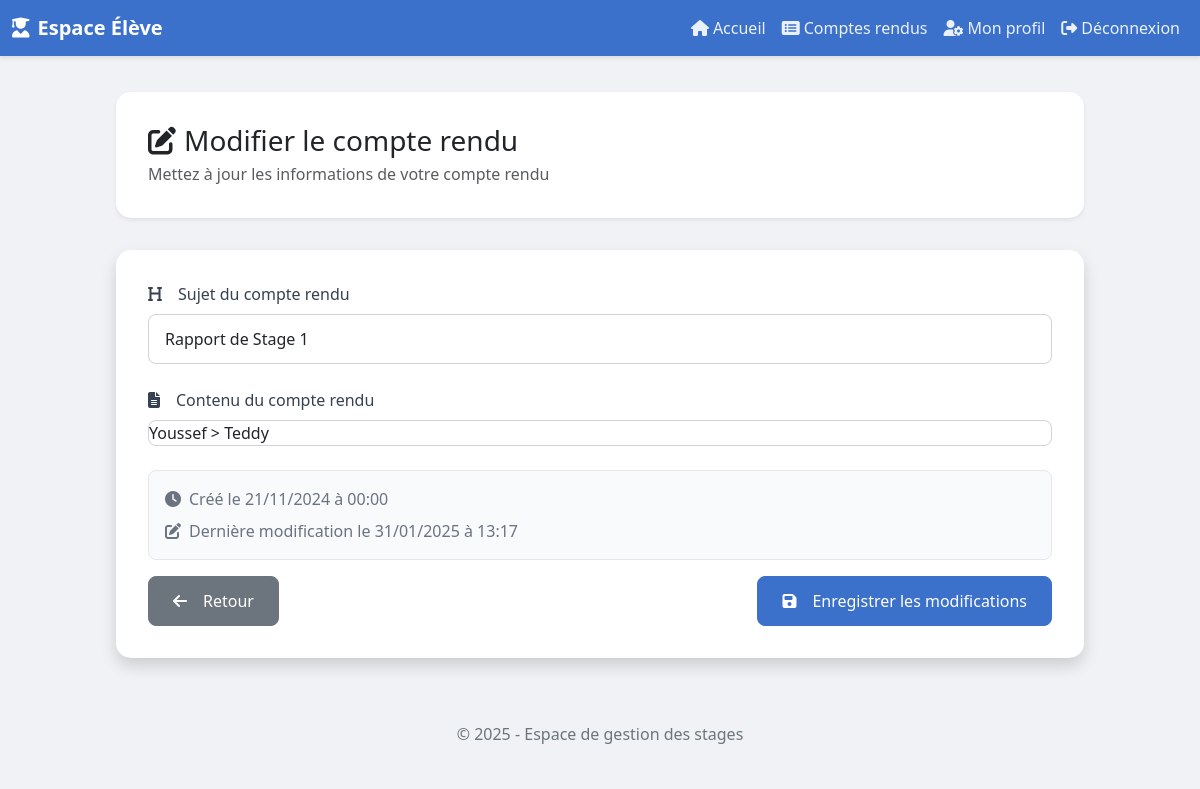
The app's page /creer_modifier_compte_rendu.php?id=2 (signed in) with its own data.
### tables this page shows
CREATE TABLE `CR` (
  `id` int(11) NOT NULL,
  `sujet` varchar(50) DEFAULT NULL,
  `contenu` text DEFAULT NULL,
  `dateCR` date DEFAULT NULL,
  `date_creation` datetime DEFAULT NULL,
  `date_modif` datetime DEFAULT NULL,
  `vu` tinyint(1) DEFAULT NULL,
  `id_user` int(11) DEFAULT NULL
);

### creer_modifier_compte_rendu.php (the view, shortened to what this page needs)
<?php
require_once '_conf.php';
$id_user = $_SESSION['id_user'];
try {
    $pdo = new PDO("mysql:host=$serveurBDD;dbname=$nomBDD", $userBDD, $mdpBDD);
    $pdo->setAttribute(PDO::ATTR_ERRMODE, PDO::ERRMODE_EXCEPTION);
} catch (PDOException $e) {
    die("Erreur de connexion à la base de données : " . $e->getMessage());
}
if (isset($_GET['id'])) {
    $id_cr = $_GET['id'];
    $stmt = $pdo->prepare("SELECT * FROM CR WHERE id = :id_cr AND id_user = :id_user");
    $stmt->execute(['id_cr' => $id_cr, 'id_user' => $id_user]);
    $compte_rendu = $stmt->fetch();
    $sujet = $compte_rendu['sujet'];
    $contenu = $compte_rendu['contenu'];
    $date_creation = $compte_rendu['date_creation'];
    $date_modification = $compte_rendu['date_modif'];
} else {
    $id_cr = null;
    $sujet = '';
    $contenu = '';
    $date_creation = date('Y-m-d H:i:s');
    $date_modification = null;
}
?>
<!DOCTYPE html>
<html lang="fr">
<head>
    <link href="https://cdn.jsdelivr.net/npm/bootstrap@5.3.0-alpha1/dist/css/bootstrap.min.css" rel="stylesheet">
    <link rel="stylesheet" href="https://cdnjs.cloudflare.com/ajax/libs/font-awesome/6.4.0/css/all.min.css">
    <link href="https://cdn.quilljs.com/1.3.6/quill.snow.css" rel="stylesheet">
</head>
<body>
<nav class="navbar navbar-expand-lg navbar-dark fixed-top">
    <div class="container-fluid">
        <a class="navbar-brand" href="accueil_eleve.php">
            <i class="fas fa-user-graduate me-2"></i>Espace Élève
        </a>
        <div class="collapse navbar-collapse" id="navbarNav">
            <ul class="navbar-nav ms-auto">
                <li class="nav-item">
                    <a class="nav-link" href="accueil_eleve.php">
                        <i class="fas fa-home me-1"></i>Accueil
                    </a>
                </li>
                <li class="nav-item">
                    <a class="nav-link active" href="liste_comptes_rendus.php">
                        <i class="fas fa-list-alt me-1"></i>Comptes rendus
                    </a>
                </li>
                <li class="nav-item">
                    <a class="nav-link" href="perso.php">
                        <i class="fas fa-user-cog me-1"></i>Mon profil
                    </a>
                </li>
                <li class="nav-item">
                    <a class="nav-link" href="deconnexion.php">
                        <i class="fas fa-sign-out-alt me-1"></i>Déconnexion
                    </a>
                </li>
            </ul>
        </div>
    </div>
</nav>
<div class="report-container">
    <div class="welcome-header">
        <div class="d-flex justify-content-between align-items-center">
            <div>
                <h1 class="h3 mb-1">
                    <?php if ($id_cr): ?>
                        <i class="fas fa-edit me-2"></i>Modifier le compte rendu
                    <?php else: ?>
                        <i class="fas fa-plus me-2"></i>Nouveau compte rendu
                    <?php endif; ?>
                </h1>
                <p class="text-muted mb-0">
                    <?php if ($id_cr): ?>
                        Mettez à jour les informations de votre compte rendu
                    <?php else: ?>
                        Créez un nouveau compte rendu de stage
                    <?php endif; ?>
                </p>
            </div>
        </div>
    </div>
    <div class="card">
        <div class="card-body">
            <form method="POST" action="creer_modifier_compte_rendu.php<?= $id_cr ? '?id=' . $id_cr : '' ?>" id="reportForm">
                <div class="mb-4">
                    <label for="sujet" class="form-label">
                        <i class="fas fa-heading me-2"></i>Sujet du compte rendu
                    </label>
                    <input type="text" name="sujet" id="sujet" class="form-control"
                           value="<?= htmlspecialchars($sujet) ?>" required
                           placeholder="Ex: Première semaine de stage - Introduction à l'entreprise">
                </div>
                <div class="mb-4">
                    <label for="editor" class="form-label">
                        <i class="fas fa-file-alt me-2"></i>Contenu du compte rendu
                    </label>
                    <div class="editor-container">
                        <div id="editor"><?= htmlspecialchars($contenu) ?></div>
                    </div>
                </div>
                <div class="date-info">
                    <div class="date-item">
                        <i class="fas fa-clock"></i>
                        <span>Créé le <?= date('d/m/Y à H:i', strtotime($date_creation)) ?></span>
                    </div>
                    <?php if ($date_modification): ?>
                        <div class="date-item">
                            <i class="fas fa-edit"></i>
                            <span>Dernière modification le <?= date('d/m/Y à H:i', strtotime($date_modification)) ?></span>
                        </div>
                    <?php endif; ?>
                </div>
                <div class="d-flex gap-2 justify-content-between">
                    <a href="liste_comptes_rendus.php" class="btn btn-secondary btn-custom">
                        <i class="fas fa-arrow-left me-2"></i>Retour
                    </a>
                    <button type="submit" class="btn btn-primary btn-custom">
                        <?php if ($id_cr): ?>
                            <i class="fas fa-save me-2"></i>Enregistrer les modifications
                        <?php else: ?>
                            <i class="fas fa-plus me-2"></i>Créer le compte rendu
                        <?php endif; ?>
                    </button>
                </div>
            </form>
        </div>
    </div>
</div>
<footer class="footer">
    <div class="container">
        <p class="mb-0">&copy; <?php echo date('Y'); ?> - Espace de gestion des stages</p>
    </div>
</footer>
</body>
</html>

### creer_modifier_compte_rendu.php (style rules this page uses)
:root { --primary-color: #3b71ca; --primary-hover: #2c5eaa; --secondary-color: #f0f2f5; }
body { background-color: var(--secondary-color); font-family: 'Segoe UI', Tahoma, Geneva, Verdana, sans-serif; min-height: 100vh; padding-top: 60px; }
.navbar { background-color: var(--primary-color); box-shadow: 0 2px 4px rgba(0, 0, 0, 0.1); }
.navbar-brand { font-weight: 600; font-size: 1.25rem; color: white !important; }
.nav-link { color: rgba(255, 255, 255, 0.9) !important; font-weight: 500; padding: 0.5rem 1rem; transition: color 0.2s; }
.report-container { max-width: 1000px; margin: 2rem auto; padding: 0 1rem; }
.welcome-header { background-color: white; padding: 2rem; border-radius: 15px; margin-bottom: 2rem; box-shadow: 0 0.125rem 0.25rem rgba(0, 0, 0, 0.075); }
.card { border: none; border-radius: 15px; box-shadow: 0 0.5rem 1rem rgba(0, 0, 0, 0.15); background: white; margin-bottom: 2rem; }
.card-body { padding: 2rem; }
.form-label { font-weight: 500; color: #374151; margin-bottom: 0.5rem; display: flex; align-items: center; gap: 0.5rem; }
.form-control { border-radius: 8px; padding: 0.75rem 1rem; border: 1px solid #ced4da; }
.btn-custom { padding: 0.75rem 1.5rem; border-radius: 8px; font-weight: 500; display: inline-flex; align-items: center; gap: 0.5rem; }
.btn-primary { background-color: var(--primary-color); border-color: var(--primary-color); }
.editor-container { border: 1px solid #ced4da; border-radius: 8px; margin-bottom: 1rem; }
.date-info { background-color: #f8fafc; padding: 1rem; border-radius: 8px; margin-bottom: 1rem; border: 1px solid #e5e7eb; }
.date-item { display: flex; align-items: center; gap: 0.5rem; color: #6b7280; margin-bottom: 0.5rem; }
.date-item:last-child { margin-bottom: 0; }
.footer { margin-top: 3rem; padding: 1rem 0; background-color: var(--secondary-color); text-align: center; color: #6c757d; }

### records on screen
cr: sujet "Rapport de Stage 1", contenu "Youssef > Teddy", date_creation "21/11/2024 à 00:00", date_modif "31/01/2025 à 13:17"
